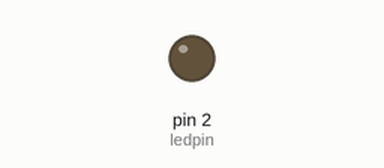
Recording of a sketch running on a simulated Arduino Uno, built with avr-gcc and run on an emulated ATmega328P. On the bench: output pins drawn as LEDs (lit = HIGH).

Above: at 0.8 s.
At 10.5 s:
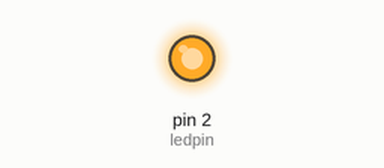
Timing chart, 0 to 10.9 s (numbered marks = the images above):
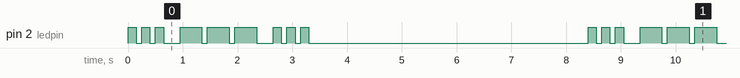

The sketch:

SOS_Code.ino
```cpp
// SOS morse code.

const int ledpin = 2; //Define LED pin number
int dits=150;
int dahs=400;
int sil=100;
int let=200;

void setup() {
  // put your setup code here, to run once:
  pinMode(ledpin,OUTPUT); // Set ledpin to output mode


}

void loop() {
  for (int x=7; x<10; x++){
    digitalWrite(ledpin,HIGH);
    delay(dits);
    digitalWrite(ledpin,LOW);
    delay(sil);
  }
  delay(let);
  for (int x=1;x<4; x++){
    digitalWrite(ledpin,HIGH);
    delay(dahs);
    digitalWrite(ledpin,LOW);
    delay(sil);
  }
  delay(let);
  for (int x=-3; x<0; x++){
    digitalWrite(ledpin,HIGH);
    delay(dits);
    digitalWrite(ledpin,LOW);
    delay(sil);
  }
  delay(5000);
}
```

Measured:
- by itself, pin 2 (ledpin): repeats every 8.4 s: 2 × (LOW 0.10 s, HIGH 0.15 s), LOW 0.30 s, 2 × (HIGH 0.40 s, LOW 0.10 s), HIGH 0.40 s, LOW 0.30 s, 2 × (HIGH 0.15 s, LOW 0.10 s), HIGH 0.15 s, LOW 5.1 s, HIGH 0.15 s
- by itself, everything shown: repeats every 8.4 s, in 18 steps
